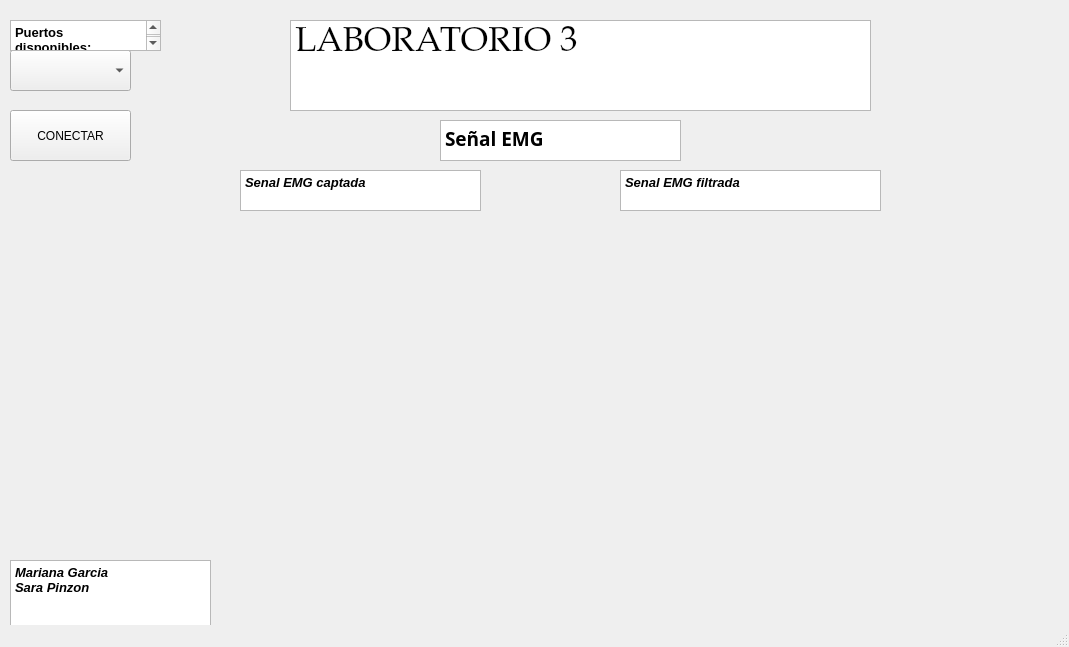
<?xml version="1.0" encoding="UTF-8"?>
<ui version="4.0">
 <class>MainWindow</class>
 <widget class="QMainWindow" name="MainWindow">
  <property name="geometry">
   <rect>
    <x>0</x>
    <y>0</y>
    <width>1069</width>
    <height>647</height>
   </rect>
  </property>
  <property name="windowTitle">
   <string>MainWindow</string>
  </property>
  <widget class="QWidget" name="centralwidget">
   <widget class="QPushButton" name="connect">
    <property name="geometry">
     <rect>
      <x>10</x>
      <y>110</y>
      <width>121</width>
      <height>51</height>
     </rect>
    </property>
    <property name="text">
     <string>CONECTAR</string>
    </property>
   </widget>
   <widget class="QComboBox" name="puertos">
    <property name="geometry">
     <rect>
      <x>10</x>
      <y>50</y>
      <width>121</width>
      <height>41</height>
     </rect>
    </property>
   </widget>
   <widget class="QPlainTextEdit" name="plainTextEdit">
    <property name="geometry">
     <rect>
      <x>240</x>
      <y>170</y>
      <width>241</width>
      <height>41</height>
     </rect>
    </property>
    <property name="font">
     <font>
      <pointsize>10</pointsize>
      <italic>true</italic>
      <bold>true</bold>
     </font>
    </property>
    <property name="layoutDirection">
     <enum>Qt::LeftToRight</enum>
    </property>
    <property name="autoFillBackground">
     <bool>false</bool>
    </property>
    <property name="readOnly">
     <bool>true</bool>
    </property>
    <property name="plainText">
     <string>Senal EMG captada</string>
    </property>
   </widget>
   <widget class="QPlainTextEdit" name="plainTextEdit_2">
    <property name="geometry">
     <rect>
      <x>10</x>
      <y>20</y>
      <width>151</width>
      <height>31</height>
     </rect>
    </property>
    <property name="font">
     <font>
      <pointsize>10</pointsize>
      <italic>false</italic>
      <bold>true</bold>
     </font>
    </property>
    <property name="layoutDirection">
     <enum>Qt::LeftToRight</enum>
    </property>
    <property name="autoFillBackground">
     <bool>false</bool>
    </property>
    <property name="readOnly">
     <bool>true</bool>
    </property>
    <property name="plainText">
     <string>Puertos disponibles:</string>
    </property>
   </widget>
   <widget class="QPlainTextEdit" name="plainTextEdit_3">
    <property name="geometry">
     <rect>
      <x>620</x>
      <y>170</y>
      <width>261</width>
      <height>41</height>
     </rect>
    </property>
    <property name="font">
     <font>
      <pointsize>10</pointsize>
      <italic>true</italic>
      <bold>true</bold>
     </font>
    </property>
    <property name="layoutDirection">
     <enum>Qt::LeftToRight</enum>
    </property>
    <property name="autoFillBackground">
     <bool>false</bool>
    </property>
    <property name="readOnly">
     <bool>true</bool>
    </property>
    <property name="plainText">
     <string>Senal EMG filtrada</string>
    </property>
   </widget>
   <widget class="QWidget" name="senalEMG" native="true">
    <property name="geometry">
     <rect>
      <x>100</x>
      <y>220</y>
      <width>451</width>
      <height>311</height>
     </rect>
    </property>
   </widget>
   <widget class="QWidget" name="senalFiltrada" native="true">
    <property name="geometry">
     <rect>
      <x>560</x>
      <y>220</y>
      <width>451</width>
      <height>321</height>
     </rect>
    </property>
   </widget>
   <widget class="QPlainTextEdit" name="plainTextEdit_4">
    <property name="geometry">
     <rect>
      <x>290</x>
      <y>20</y>
      <width>581</width>
      <height>91</height>
     </rect>
    </property>
    <property name="font">
     <font>
      <family>Palatino Linotype</family>
      <pointsize>26</pointsize>
      <bold>false</bold>
     </font>
    </property>
    <property name="plainText">
     <string>LABORATORIO 3</string>
    </property>
   </widget>
   <widget class="QPlainTextEdit" name="plainTextEdit_5">
    <property name="geometry">
     <rect>
      <x>440</x>
      <y>120</y>
      <width>241</width>
      <height>41</height>
     </rect>
    </property>
    <property name="font">
     <font>
      <family>Sitka Banner Semibold</family>
      <pointsize>14</pointsize>
      <italic>false</italic>
      <bold>true</bold>
     </font>
    </property>
    <property name="layoutDirection">
     <enum>Qt::LeftToRight</enum>
    </property>
    <property name="autoFillBackground">
     <bool>false</bool>
    </property>
    <property name="readOnly">
     <bool>true</bool>
    </property>
    <property name="plainText">
     <string>Señal EMG</string>
    </property>
   </widget>
   <widget class="QPlainTextEdit" name="plainTextEdit_6">
    <property name="geometry">
     <rect>
      <x>10</x>
      <y>560</y>
      <width>201</width>
      <height>81</height>
     </rect>
    </property>
    <property name="font">
     <font>
      <pointsize>10</pointsize>
      <italic>true</italic>
      <bold>true</bold>
     </font>
    </property>
    <property name="layoutDirection">
     <enum>Qt::LeftToRight</enum>
    </property>
    <property name="autoFillBackground">
     <bool>false</bool>
    </property>
    <property name="readOnly">
     <bool>true</bool>
    </property>
    <property name="plainText">
     <string>Mariana Garcia
Sara Pinzon</string>
    </property>
   </widget>
  </widget>
  <widget class="QMenuBar" name="menubar">
   <property name="geometry">
    <rect>
     <x>0</x>
     <y>0</y>
     <width>1069</width>
     <height>22</height>
    </rect>
   </property>
  </widget>
  <widget class="QStatusBar" name="statusbar"/>
 </widget>
 <resources/>
 <connections/>
</ui>
